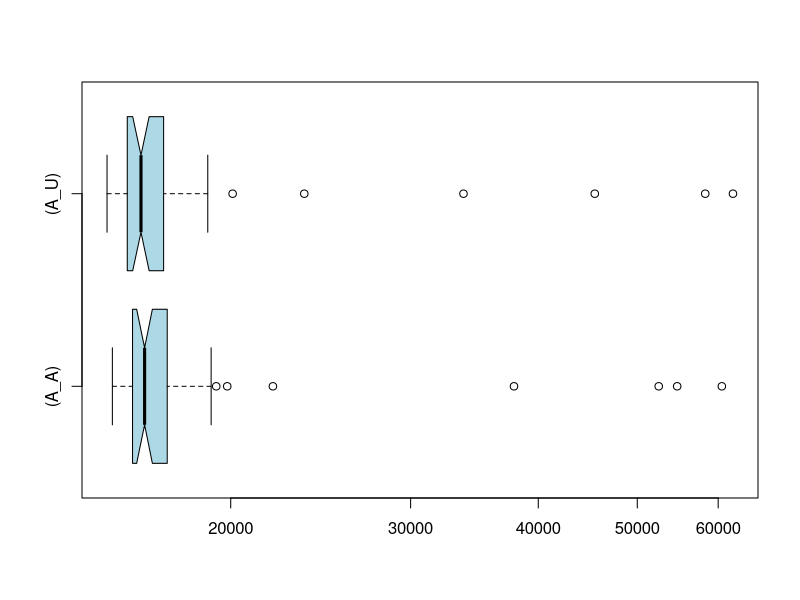

Reproduce this figure in R.
if (exists("A_A")) remove("A_A")
if (exists("A_U")) remove("A_U")
if (exists("C_A")) remove("C_A")
if (exists("C_U")) remove("C_U")
A_U<-c(45432,62033,58275,20086,17544,17476,16754,15871,15874,16456,16519,16306,16711,15693,17029,17573,16371,15875,16960,16069,23607,16510,15135,15207,18992,16262,15572,15594,15987,17476,15672,15692,17064,15411,16610,15541,16142,15647,15921,15943,16219,15769,15919,17193,17012,33796,17842,15841,15718,16551)
A_A<-c(52475,54706,60497,37870,19016,18091,19844,16730,15899,17053,17030,21995,17334,16030,16968,18087,17106,16268,16080,16030,17363,16211,15998,15318,19137,16568,16016,16091,16970,15962,16293,16576,16082,16213,15884,16073,16376,15875,16224,15872,17045,16833,16079,15428,17128,16712,15853,19358,15982,15755)
if (exists("A_U")) boxplot.stats(A_U)
if (exists("A_A")) boxplot.stats(A_A)
if (exists("C_U")) boxplot.stats(C_U)
if (exists("C_A")) boxplot.stats(C_A)
if (exists("A_U")) summary(A_U)
if (exists("A_A")) summary(A_A)
if (exists("C_U")) summary(C_U)
if (exists("C_A")) summary(C_A)
if (exists("A_U")) boxplot(A_A,A_U,col="lightblue",horizontal=TRUE,log="x",match=TRUE,names=c("(A_A)","(A_U)"),notch=TRUE)
if (exists("C_U")) boxplot(C_A,C_U,col="lightblue",horizontal=TRUE,log="x",match=TRUE,names=c("(C_A)","(C_U)"),notch=TRUE)
